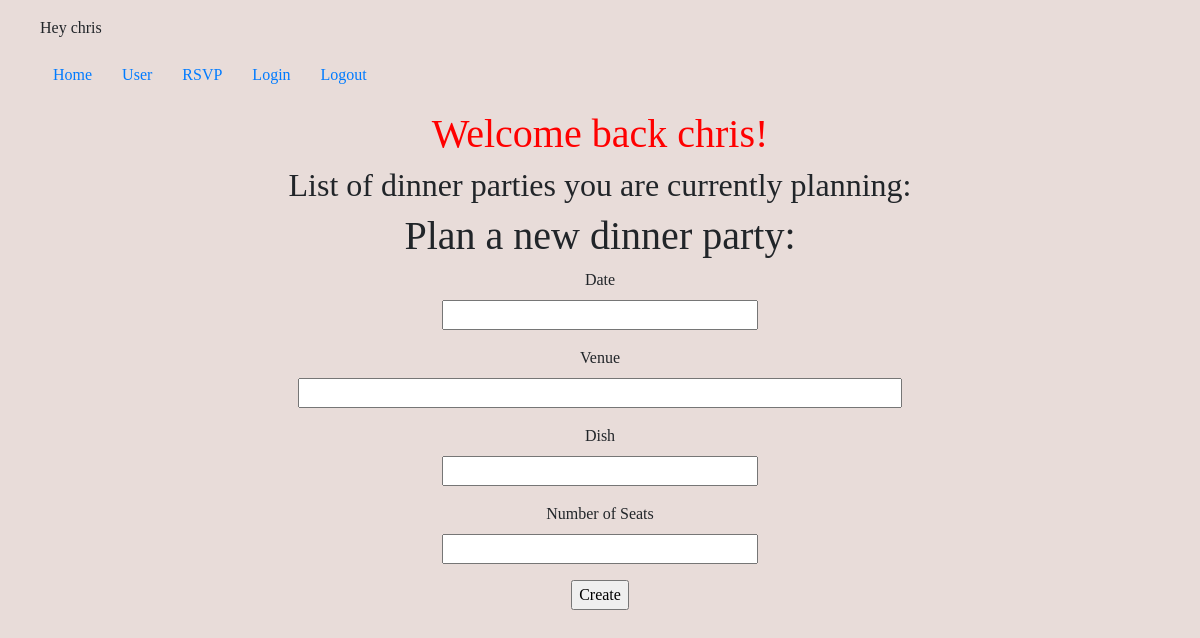
The page /user/chris (signed in) on the database as committed earlier.
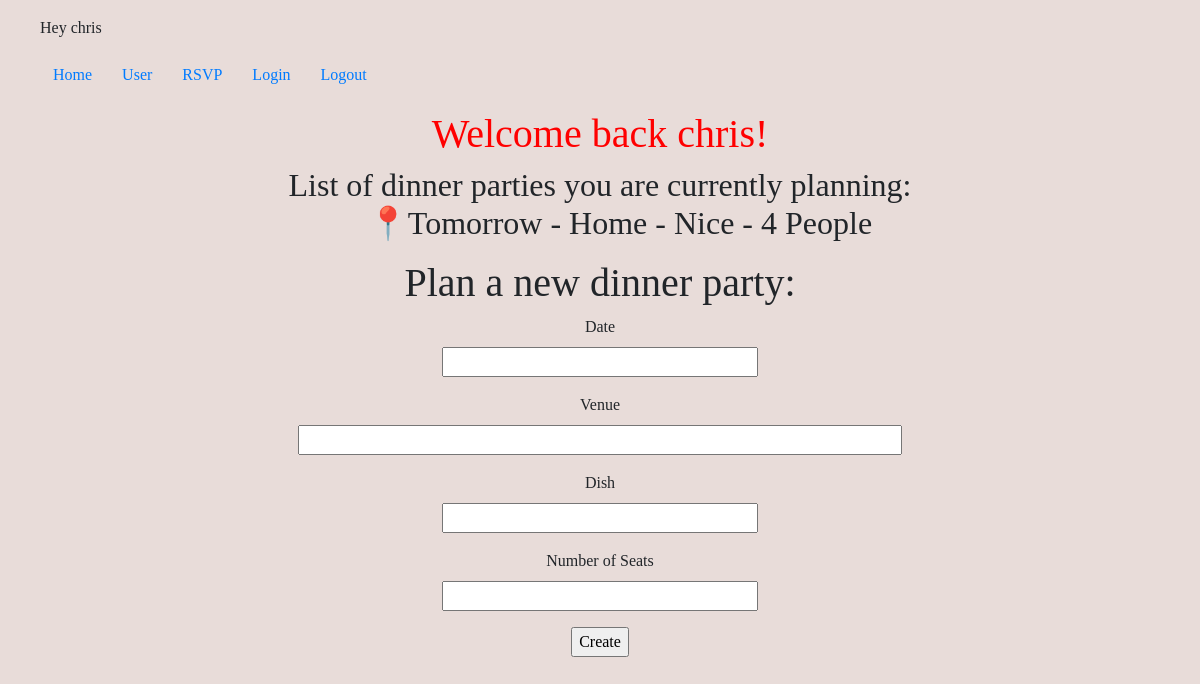
The same page on the database as committed later.
### models.py (models this page shows, shortened)
class User(UserMixin, db.Model):
  id = db.Column(db.Integer, primary_key=True)
  username = db.Column(db.String(64), index=True, unique=True)
  email = db.Column(db.String(120), unique = True, index = True)
  password_hash = db.Column(db.String(128))
  joined_at = db.Column(db.DateTime(), default = datetime.utcnow, index = True)

class DinnerParty(db.Model):
  id = db.Column(db.Integer, primary_key=True)
  date = db.Column(db.String(140))
  venue = db.Column(db.String(140))
  main_dish = db.Column(db.String(140))
  number_seats = db.Column(db.Integer)
  party_host_id = db.Column(db.Integer)
  attendees = db.Column(db.String(256))

### routes.py (the view, shortened to what this page needs)
@app.route('/user/<username>', methods=['GET', 'POST'])
@login_required
def user(username):
  user = User.query.filter_by(username=username).first_or_404()
  dinner_parties = DinnerParty.query.filter_by(party_host_id=user.id)
  if dinner_parties is None:
    dinner_parties = []
  form = DinnerPartyForm(csrf_enabled=False)
  return render_template('user.html', user=user, dinner_parties=dinner_parties, form=form)

### forms.py
class DinnerPartyForm(FlaskForm):
  date = StringField('Date', validators=[DataRequired()])
  venue = StringField('Venue', validators=[DataRequired()])
  main_dish = StringField('Dish', validators=[DataRequired()])
  number_seats = StringField('Number of Seats')
  submit = SubmitField('Create')

### routes.py (called while the page is built)
@login_manager.user_loader
def load_user(user_id):
  return User.query.get(int(user_id))

### templates/user.html (shortened to what this page needs)
{% extends "base.html"  %}
{% block content %}
<head></head>
  <center><h1 style="color:red">Welcome back {{current_user.username}}!</h1>
    <h2>List of dinner parties you are currently planning:
  {% for party in dinner_parties %}
  <ul>&#128205;{{ party.date }} - {{ party.venue }} - {{ party.main_dish }} - {{ party.number_seats }} People</ul>
  {% endfor %}
      </h2>
      <h1 class="blue">Plan a new dinner party:</h1>
      <form method="post">
          <p>
              {{ form.date.label }}<br>
              {{ form.date(size=32) }}<br>
          </p>
          <p>
              {{ form.venue.label }}<br>
              {{ form.venue(size=64) }}<br>
          </p>
          <p>
              {{ form.main_dish.label }}<br>
              {{ form.main_dish(size=32) }}<br>
          </p>
          <p>
              {{ form.number_seats.label }}<br>
              {{ form.number_seats(size=32) }}<br>
          </p>
          <p>{{ form.submit() }}</p>
      </form></center>
      {% endblock %}

### templates/base.html (shortened to what this page needs)
<!DOCTYPE html>
<html lang="en">
<head>
    <link rel="stylesheet" href="https://cdn.jsdelivr.net/npm/bootstrap@4.3.1/dist/css/bootstrap.min.css">
</head>
<body>
<menu>
  <p class="">Hey {{ current_user.username }}</p>
  <a class="btn btn-link" href="{{ url_for('index')}}" role="button">Home</a>
  <a class="btn btn-link" href="{{ url_for('user', username=current_user.username)}}" role="button">User</a>
  <a class="btn btn-link" href="{{ url_for('rsvp', username=current_user.username)}}" role="button">RSVP</a>
  <a class="btn btn-link" href="{{ url_for('login')}}" role="button">Login</a>
  <a class="btn btn-link" href="{{ url_for('logout')}}" role="button">Logout</a>
</menu>
  {% block content %}
  {% endblock %}
</body>
</html>

### templates/user.html (style rules this page uses)
body { background-color: #E8DCD9; font-family: cursive; }

Rows that differ between the two databases and show on the page:
added DinnerParty: date "Tomorrow", venue "Home", main_dish "Nice", number_seats "4"
